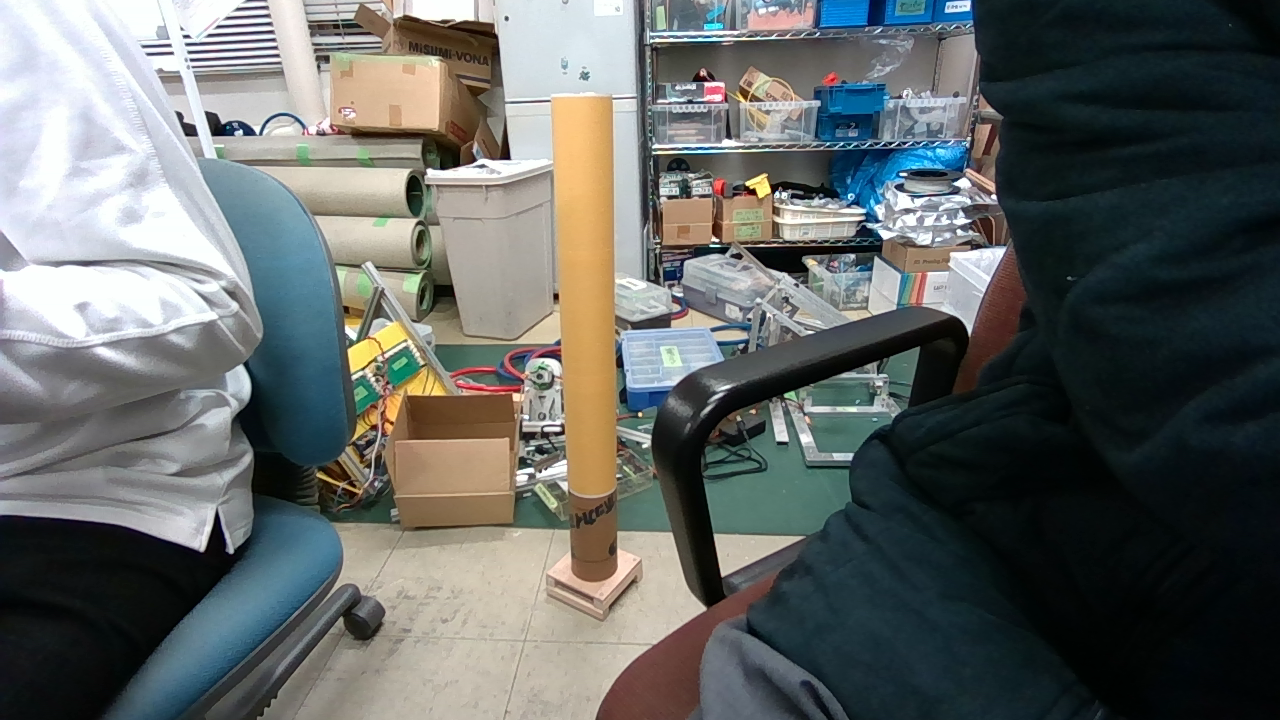
#> input picture G-eye-3.9/test_images/de_pole3.png, 1280 x 720 px, found by its file name
$ python H_change.py
#> lines starting #> are read from the running program, lines starting #| are printed output that depends on the picture
#> further down, img is the input picture: shape (720, 1280, 3); mean B, G, R 101.5, 103.5, 99.6
import cv2
import numpy as np
import math

def change_H(img,Hi):
#    Hi=0.034439

#> called with Hi = 2.34
    img2=cv2.cvtColor(img,cv2.COLOR_BGR2HSV)
#> img2: shape (720, 1280, 3); mean H, S, V 74.3, 85.2, 112.7
    H,S,V=cv2.split(img2)
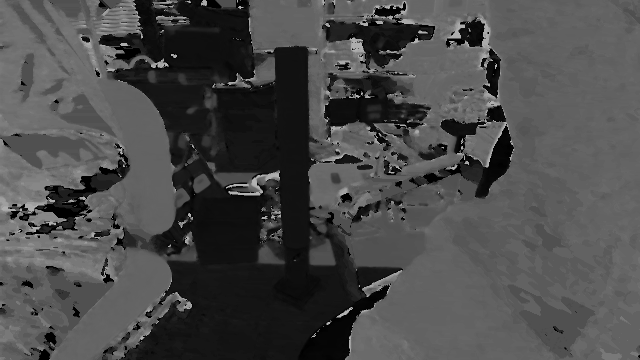
#> H: shape (720, 1280) (shown at 1/2 size); min 0, max 179, mean 74.3
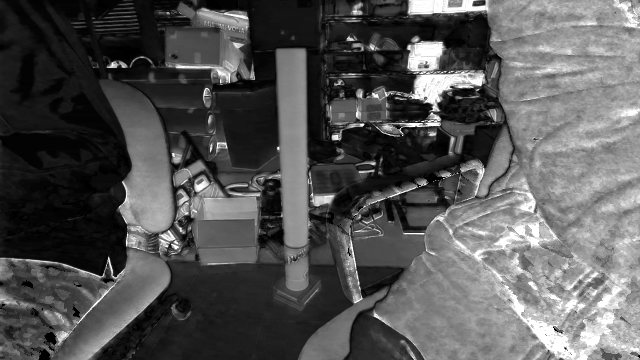
#> S: shape (720, 1280) (shown at 1/2 size); min 0, max 255, mean 85.2

    VF=V.astype(np.float16)
    HF=H.astype(np.float32)

    V3=148-VF
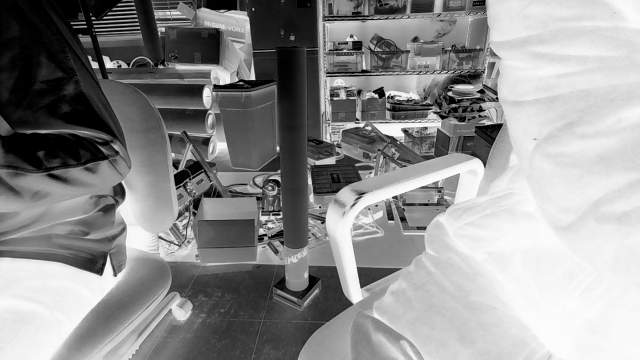
#> V3: shape (720, 1280) float16 (shown at 1/2 size); min -107, max 148, mean 35.3; drawn with min black and max white
    V3*=Hi

    HF=np.where(HF<=148,HF,HF+V3)
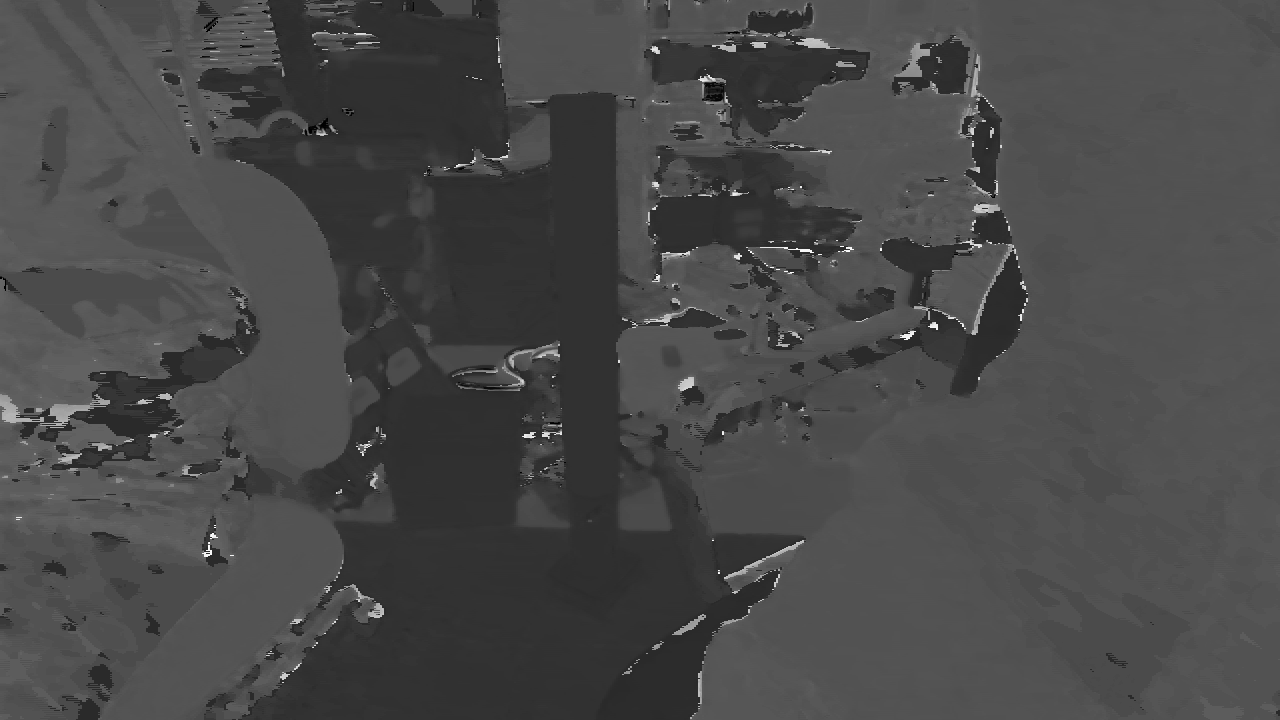
#> HF: shape (720, 1280) float32; min -100.8, max 510.5, mean 75.2; drawn with min black and max white

    H_Re=np.abs(HF).astype(np.uint8)

    img2=cv2.merge((H_Re,S,V))
#> img2: shape (720, 1280, 3); mean H, S, V 73.3, 85.2, 112.7

    img3=cv2.cvtColor(img2,cv2.COLOR_HSV2BGR)

    return img3

img = cv2.imread("./test_images/de_pole3.png")
img2 = change_H(img,2.34439)

cv2.namedWindow("img2", cv2.WINDOW_NORMAL)
cv2.resizeWindow("img2", 640, 480)

while True:
    cv2.imshow("img2",img2)
    if cv2.waitKey(1000)==27:
#> (key Esc is pressed here)
        break
    cv2.destroyAllWindows
    cv2.imshow("img2",img)
    if cv2.waitKey(1000)==27:
        break

cv2.destroyAllWindows

$ run again, with G-eye-3.9/test_images/de_pole1.png copied over G-eye-3.9/test_images/de_pole3.png
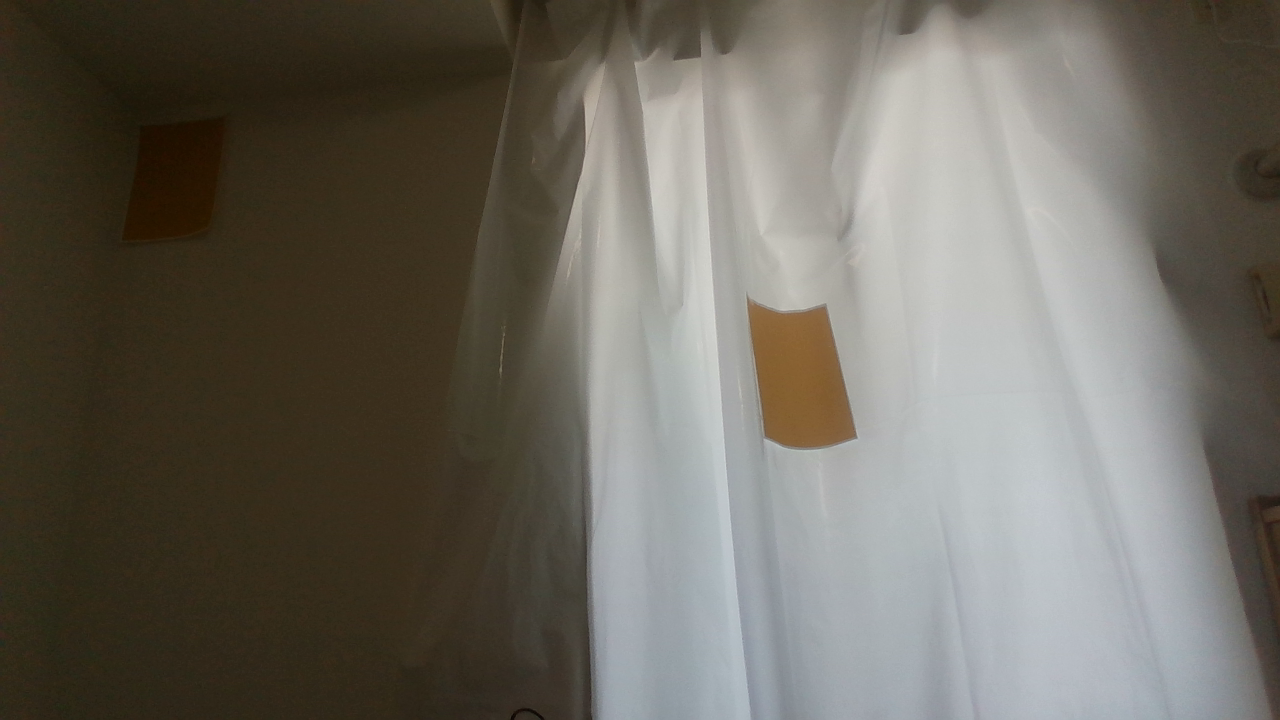
#> input picture G-eye-3.9/test_images/de_pole1.png, 1280 x 720 px, found by its file name
#> img is the input picture: shape (720, 1280, 3); mean B, G, R 95.5, 104.8, 109
#> in change_H, `V3=148-VF`:
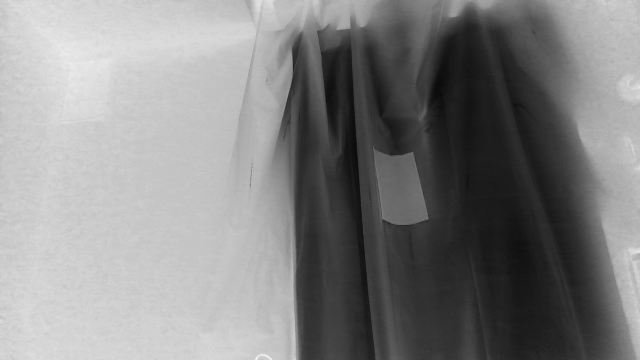
#> V3: shape (720, 1280) float16 (shown at 1/2 size); min -71, max 138, mean 36.8; drawn with min black and max white
#> in change_H, `HF=np.where(HF<=148,HF,HF+V3)`:
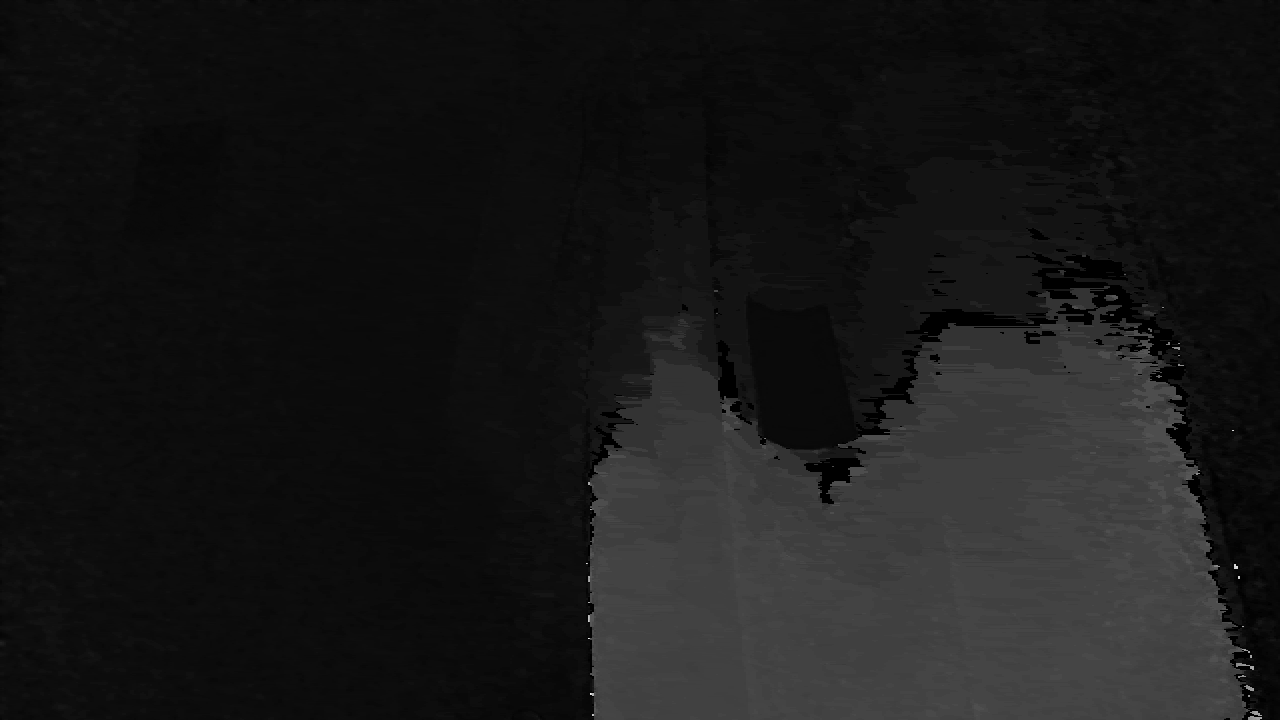
#> HF: shape (720, 1280) float32; min 0, max 397.4, mean 38.6; drawn with min black and max white

$ run again, with G-eye-3.9/test_images/de_pole2.png copied over G-eye-3.9/test_images/de_pole3.png
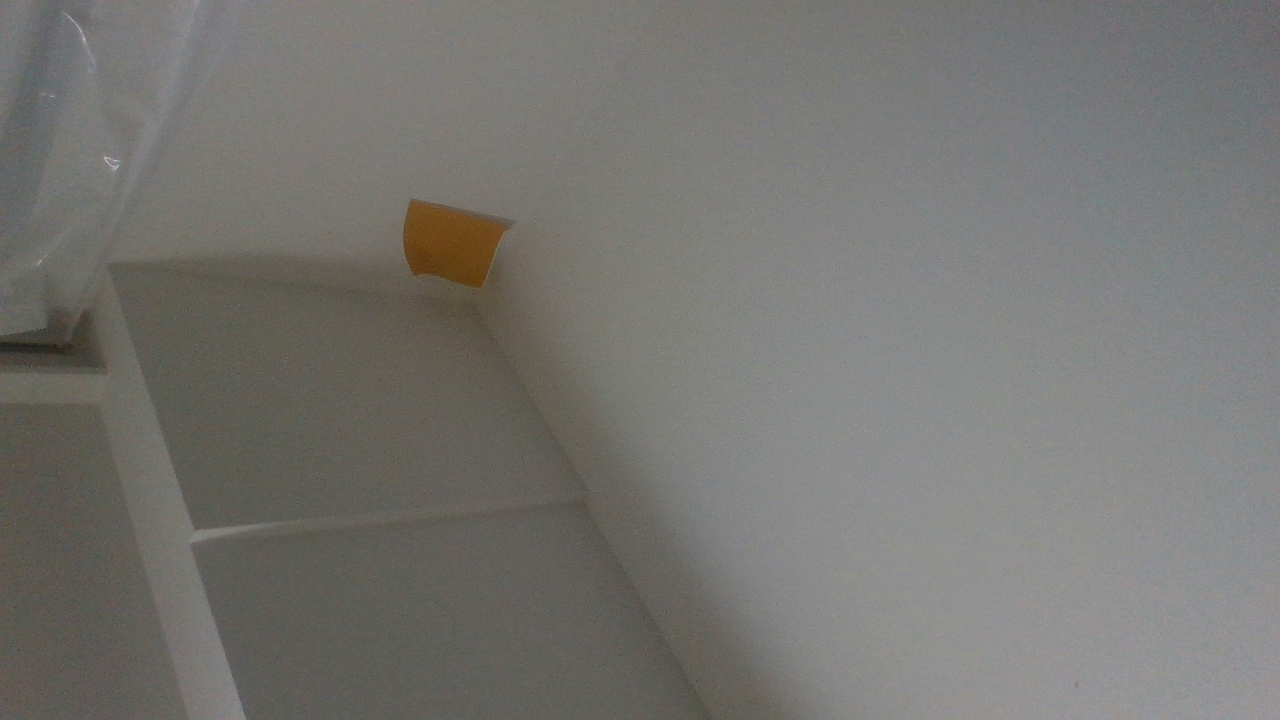
#> input picture G-eye-3.9/test_images/de_pole2.png, 1280 x 720 px, found by its file name
#> img is the input picture: shape (720, 1280, 3); mean B, G, R 113.1, 116.9, 118
#> in change_H, `V3=148-VF`:
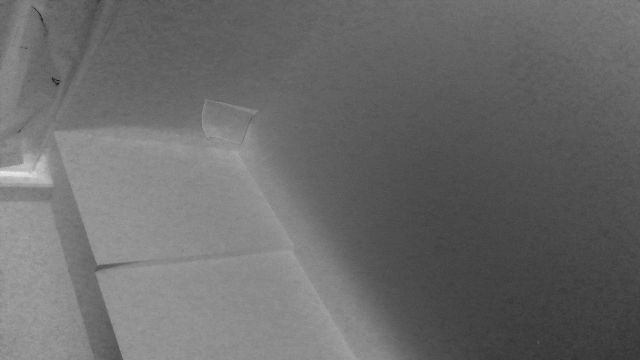
#> V3: shape (720, 1280) float16 (shown at 1/2 size); min -44, max 129, mean 28.9; drawn with min black and max white
#> in change_H, `HF=np.where(HF<=148,HF,HF+V3)`:
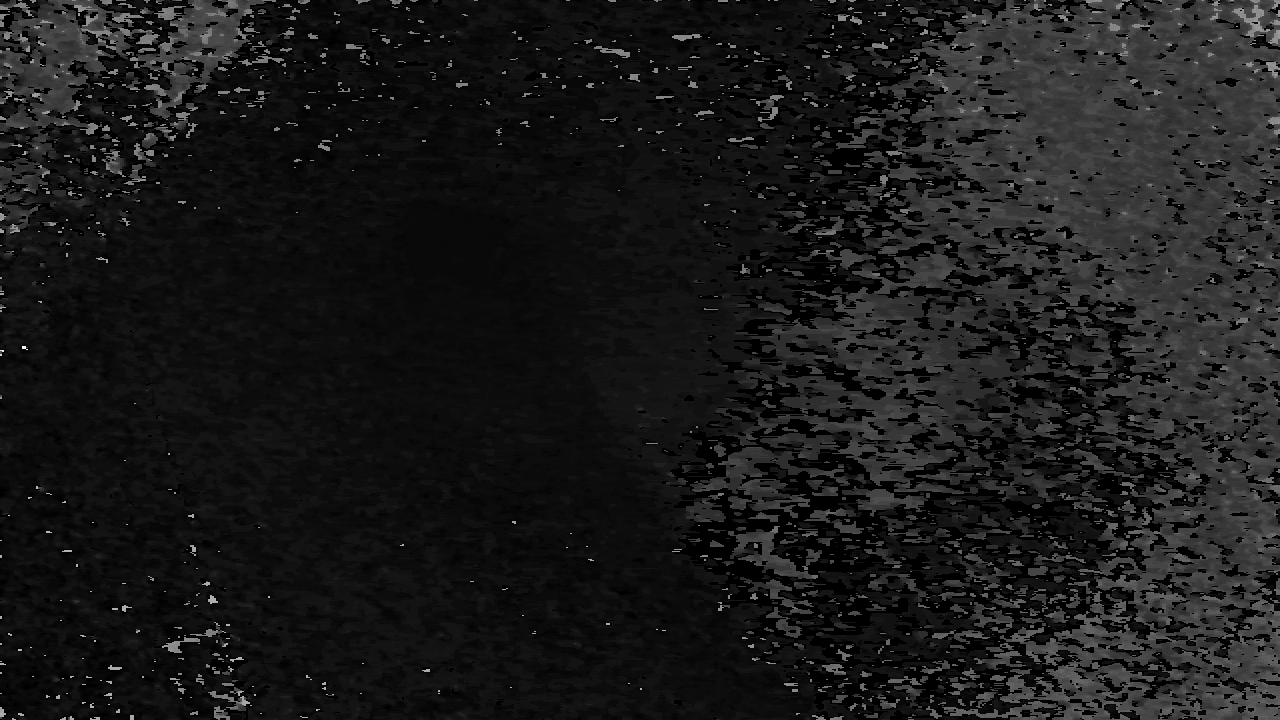
#> HF: shape (720, 1280) float32; min 0, max 440.2, mean 45.7; drawn with min black and max white
